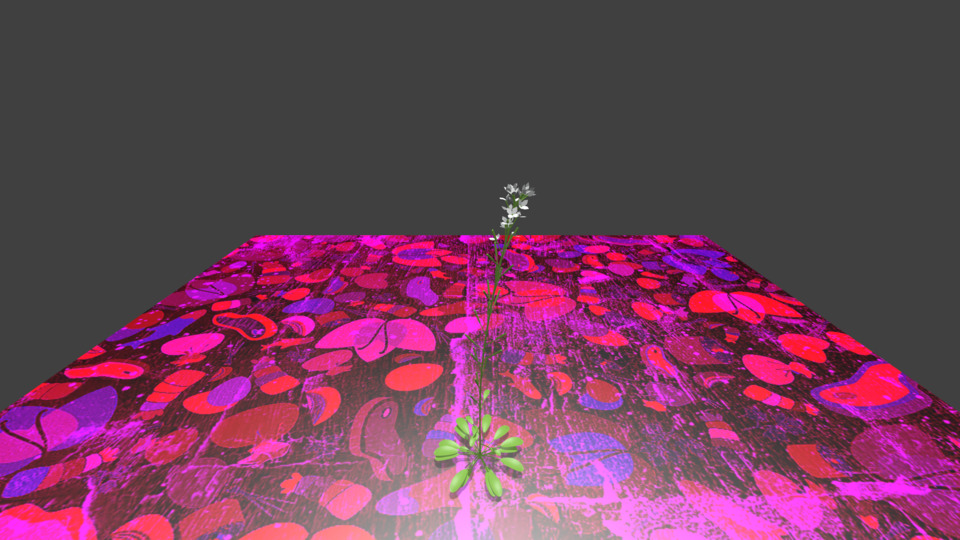
#> input picture tests/testdata/arabidopsis000/images/arabidopsis000_image000.jpg, 960 x 540 px; its folder holds only this picture in this run
$ python -i proc2d.py   (imports and definitions only)
#> lines starting #> are read from the running program, lines starting #| are printed output that depends on the picture
#!/usr/bin/env python3
# -*- coding: utf-8 -*-

"""
plant3dvision.proc2d
--------------------

This module contains all functions for processing of 2D image data.

"""
from math import copysign
from math import floor
from typing import Literal

import cv2
import numpy as np
from skimage.color import convert_colorspace
from skimage.color import rgb2gray
from skimage.exposure import rescale_intensity
from skimage.morphology import binary_dilation
from skimage.morphology import diamond
from skimage.morphology import opening
from skimage.morphology import remove_small_objects
from skimage.util import img_as_float

EPS = 1e-9


# [262 lines left out: functions crop_image, undistort, linear, excess_green, not called in this run]


def _round_away(x: float) -> int:
    """Round a float half away from zero.

    Matches the Julia ``RoundNearestTiesAway`` rounding mode, where ties
    (values ending in ``.5``) round to the value with the larger absolute
    magnitude, unlike Python's builtin `round`, which rounds ties to even.

    Parameters
    ----------
    x : float
        The value to round.

    Returns
    -------
    int
        ``x`` rounded half away from zero.

    Examples
    --------
    >>> from plant3dvision.proc2d import _round_away
    >>> _round_away(2.5)
    3
    >>> _round_away(-2.5)
    -3
    """
    return int(copysign(floor(abs(x) + 0.5), x))


def _bresenham_line_path(p1: tuple[int, int], p2: tuple[int, int]) -> list[tuple[int, int]]:
    """Return the integer points along the segment joining ``p1`` to ``p2``.

    Uses a Bresenham-style linear interpolation producing ``m + 1`` points,
    where ``m`` is the largest coordinate difference between the two endpoints.

    Parameters
    ----------
    p1 : tuple of int
        Starting point as ``(row, col)``.
    p2 : tuple of int
        Ending point as ``(row, col)``.

    Returns
    -------
    list of tuple of int
        The integer points along the line, from ``p1`` to ``p2`` inclusive.

    Examples
    --------
    >>> from plant3dvision.proc2d import _bresenham_line_path
    >>> _bresenham_line_path((0, 0), (5, 2))
    [(0, 0), (1, 0), (2, 1), (3, 1), (4, 2), (5, 2)]
    """
    m = max(abs(p2[0] - p1[0]), abs(p2[1] - p1[1]))  # longest axis -> number of interpolation steps
    if m == 0:
        return [p1]
    pts = []
    for i in range(m + 1):
        t = i / m
        # Snap the linear interpolation to the nearest integer pixel
        pts.append((_round_away(p1[0] + t * (p2[0] - p1[0])),
                    _round_away(p1[1] + t * (p2[1] - p1[1]))))
    return pts


def _line_footprint(hl: int, theta: float) -> np.ndarray:
    """Build a 2D line structuring element of half-length ``hl`` and orientation ``theta``.

    The footprint is a boolean array whose ``True`` pixels lie on a line of the
    requested orientation, with the origin at its center.

    Parameters
    ----------
    hl : int
        Half-length of the line.
    theta : float
        Orientation of the line in degrees.

    Returns
    -------
    numpy.ndarray
        A boolean footprint with the line pixels set to ``True``.

    Examples
    --------
    >>> from plant3dvision.proc2d import _line_footprint
    >>> _line_footprint(1, 0)
    array([[ True, False,  True]])
    """
    if hl == 0:
        return np.array([[True]])
    c = np.cos(np.radians(theta))
    s = np.sin(np.radians(theta))
    # Normalize so the line always spans exactly `hl` pixels along its dominant axis
    scale = hl / max(abs(c), abs(s))
    dx = _round_away(scale * s)
    dy = _round_away(scale * c)
    # Endpoints of the line, dropping the origin (center pixel)
    pts = [p for p in _bresenham_line_path((-dx, -dy), (dx, dy)) if p != (0, 0)]
    h = 2 * abs(dx) + 1
    w = 2 * abs(dy) + 1
    fp = np.zeros((h, w), dtype=bool)
    for row, col in pts:
        fp[abs(dx) + row, abs(dy) + col] = True  # shift line offsets to the footprint center
    return fp


def luminance_thin_lines_enhancement(img: np.ndarray, half_length: int = 2) -> np.ndarray:
    """Enhance thin lines in the luminance of an RGB image.

    The enhancement is computed as the maximum of the morphological openings of the luminance image
    using line structuring elements rotated over 180 degrees, minus the opening with a box of matching size.
    This process retains bright structures thinner than ``hl`` while removing flat or thicker regions.

    Parameters
    ----------
    img : numpy.ndarray
        An RGB image represented as an ``NxMx3`` array.
    half_length : int
        Half-length of the line structuring element (a value of 2 yields a 5-pixel line).

    Returns
    -------
    numpy.ndarray
        The line-enhanced luminance image as an ``NxM`` float array in ``[0, 1]``.

    Examples
    --------
    >>> import matplotlib.pyplot as plt
    >>> from imageio.v3 import imread
    >>> from plantdb.commons.test_database import setup_test_database
    >>> from plant3dvision.proc2d import luminance_thin_lines_enhancement
    >>> from plant3dvision.proc2d import binary_mask_from_grayscale
    >>> path = setup_test_database('real_plant')
    >>> img = imread(path.joinpath('real_plant/images/00000_rgb.jpg'))
    >>> gray_img = luminance_thin_lines_enhancement(img, half_length=2)
    >>> mask_img = binary_mask_from_grayscale(gray_img, min_threshold=0.06, min_size=3, dilation=0)
    >>> fig, ax = plt.subplots(1, 2, figsize=(12, 5))
    >>> ax[0].imshow(gray_img, cmap="gray")
    >>> ax[0].set_title("Line-enhanced luminance image")
    >>> ax[1].imshow(mask_img, cmap="gray")
    >>> ax[1].set_title("Binary mask")
    >>> plt.tight_layout()
    >>> plt.show()
    """
#> called with half_length = 2
    # Compute the luminance of the RGB image
    img = rgb2gray(img)
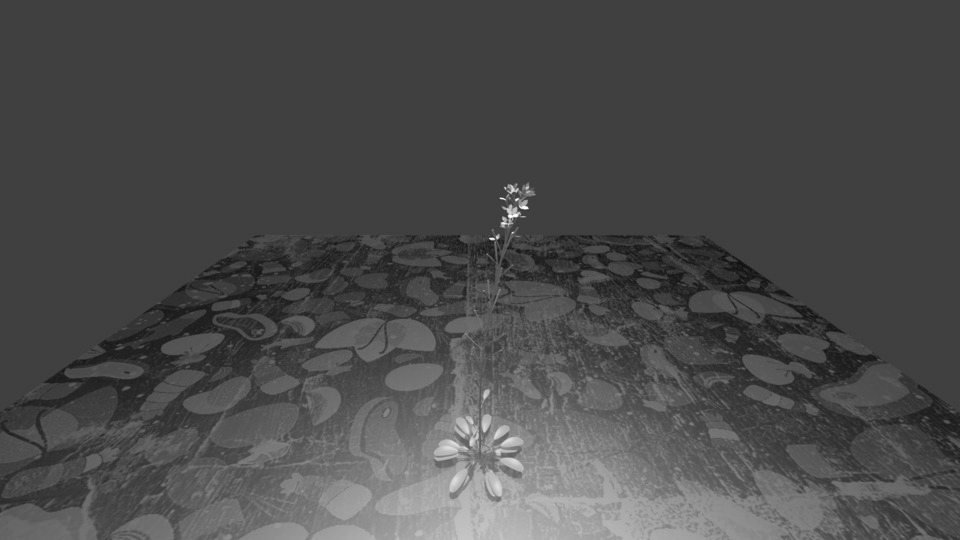
#> img: shape (540, 960) float64; min 0.0571, max 1, mean 0.298
    # A thin bright structure survives a line opening but not the larger box opening,
    # so (max of line openings) - (box opening) isolates lines thinner than `hl` while
    # cancelling flat or thick regions.
    out = opening(img, _line_footprint(half_length, 0))
    for i in range(1, 4 * half_length):
        se = _line_footprint(half_length, -i * 45 / half_length)
        out = np.maximum(out, opening(img, se))
    out = out - opening(img, np.ones((2 * half_length + 1, 2 * half_length + 1)))
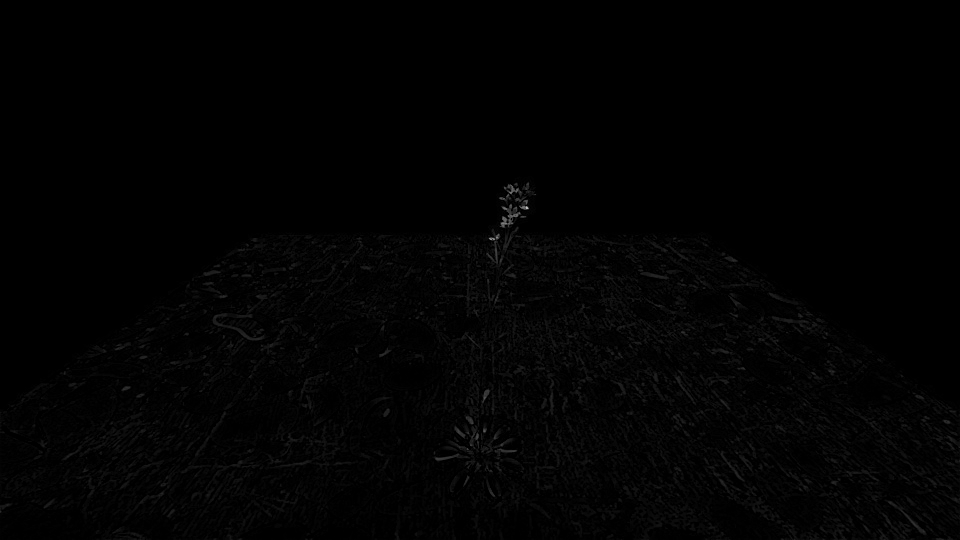
#> out: shape (540, 960) float64; min 0, max 0.758, mean 0.00955
    return out


# [122 lines left out: functions green_fraction, binary_mask_from_grayscale, not called in this run]

>>> import cv2
>>> picture = cv2.cvtColor(cv2.imread('../tests/testdata/arabidopsis000/images/arabidopsis000_image000.jpg'), cv2.COLOR_BGR2RGB)
>>> result = luminance_thin_lines_enhancement(picture)
